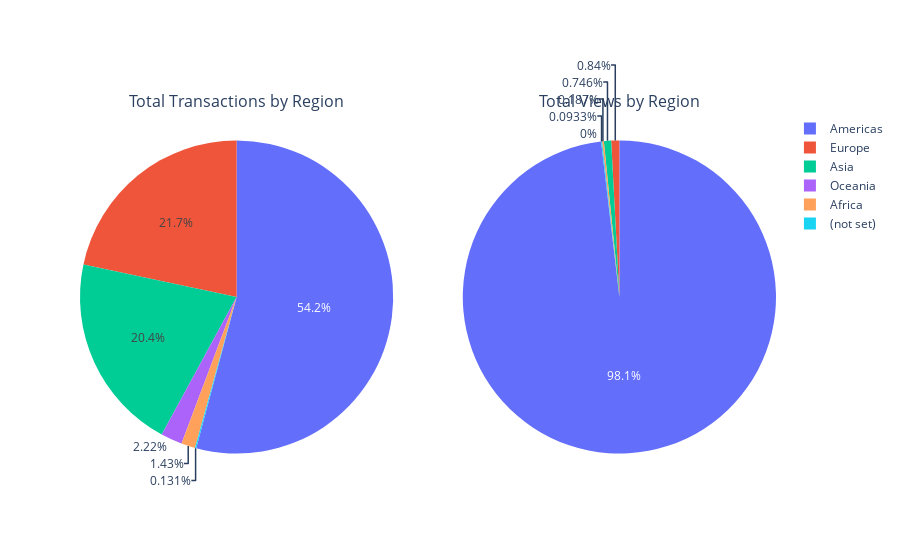

Source (notebook cell):
### Markdown cell above
**Demographics and Behaviors Impact Conversion Rates**

### Code cell
# Demographics and behaviors impact conversion rates

query = """
    SELECT 
      geoNetwork.continent region,
      SUM(totals.transactions) total_transactions,
      COUNT(totals.pageviews) total_views,
      COUNT(totals.bounces) total_bounces,
      ROUND(AVG(totals.transactions), 2) avg_transactions,
      ROUND(AVG(totals.pageviews), 2) avg_views,
      ROUND(SUM(totals.transactions) / COUNT(totals.pageviews), 2) * 100 views_to_transactions
    FROM `bigquery-public-data.google_analytics_sample.ga_sessions_*`
    WHERE _TABLE_SUFFIX BETWEEN '20170701' AND '20170731'
    GROUP BY geoNetwork.continent
    ORDER BY total_views DESC
"""

df = client.query(query).to_dataframe()
df = df.fillna(0)

# Create subplots: 1 row, 2 columns
fig = make_subplots(rows=1, cols=2,
                    subplot_titles=("Total Transactions by Region", "Total Views by Region"),
                    specs=[[{'type': 'pie'}, {'type': 'pie'}]])

# Pie chart for total views by region
fig.add_trace(go.Pie(labels=df['region'], values=df['total_views']), row=1, col=1)

# Pie chart for total bounces by region
fig.add_trace(go.Pie(labels=df['region'], values=df['total_transactions']), row=1, col=2)

# Show the plot
fig.show()

### Figure 1 — Plotly figure (JSON) as saved in the notebook; plotly's stock layout.template omitted (floating-point values rounded to 4 significant figures)
{"data": [{"domain": {"x": [0, 0.45], "y": [0, 1]}, "labels": ["Americas", "Europe", "Asia", "Oceania", "Africa", "(not set)"], "type": "pie", "values": [38878, 15557, 14645, 1592, 1030, 94]}, {"domain": {"x": [0.55, 1], "y": [0, 1]}, "labels": ["Americas", "Europe", "Asia", "Oceania", "Africa", "(not set)"], "type": "pie", "values": [1052, 9, 8, 0, 2, 1]}], "layout": {"annotations": [{"font": {"size": 16}, "showarrow": false, "text": "Total Transactions by Region", "x": 0.225, "xanchor": "center", "xref": "paper", "y": 1, "yanchor": "bottom", "yref": "paper"}, {"font": {"size": 16}, "showarrow": false, "text": "Total Views by Region", "x": 0.775, "xanchor": "center", "xref": "paper", "y": 1, "yanchor": "bottom", "yref": "paper"}]}}
